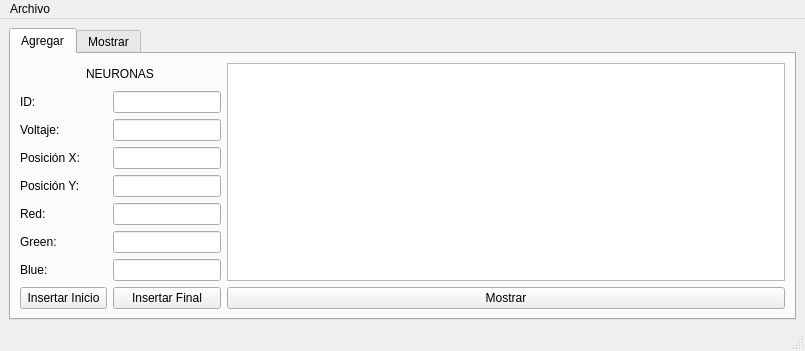
<?xml version="1.0" encoding="UTF-8"?>
<ui version="4.0">
 <class>MainWindow</class>
 <widget class="QMainWindow" name="MainWindow">
  <property name="geometry">
   <rect>
    <x>0</x>
    <y>0</y>
    <width>805</width>
    <height>351</height>
   </rect>
  </property>
  <property name="windowTitle">
   <string>MainWindow</string>
  </property>
  <widget class="QWidget" name="centralwidget">
   <layout class="QGridLayout" name="gridLayout_2">
    <item row="0" column="0">
     <widget class="QTabWidget" name="tabWidget">
      <property name="currentIndex">
       <number>0</number>
      </property>
      <widget class="QWidget" name="tab">
       <attribute name="title">
        <string>Agregar</string>
       </attribute>
       <layout class="QGridLayout" name="gridLayout">
        <item row="0" column="1" colspan="3">
         <widget class="QLabel" name="label">
          <property name="text">
           <string>NEURONAS</string>
          </property>
         </widget>
        </item>
        <item row="0" column="4" rowspan="8">
         <widget class="QPlainTextEdit" name="mallaMostrar"/>
        </item>
        <item row="1" column="0">
         <widget class="QLabel" name="label_2">
          <property name="text">
           <string>ID:</string>
          </property>
         </widget>
        </item>
        <item row="1" column="2" colspan="2">
         <widget class="QLineEdit" name="datoId"/>
        </item>
        <item row="2" column="0" colspan="2">
         <widget class="QLabel" name="label_3">
          <property name="text">
           <string>Voltaje:</string>
          </property>
         </widget>
        </item>
        <item row="2" column="2" colspan="2">
         <widget class="QLineEdit" name="datoVoltaje"/>
        </item>
        <item row="3" column="0">
         <widget class="QLabel" name="label_4">
          <property name="text">
           <string>Posición X:</string>
          </property>
         </widget>
        </item>
        <item row="3" column="2" colspan="2">
         <widget class="QLineEdit" name="datoPosicionX"/>
        </item>
        <item row="4" column="0">
         <widget class="QLabel" name="label_5">
          <property name="text">
           <string>Posición Y:</string>
          </property>
         </widget>
        </item>
        <item row="4" column="2" colspan="2">
         <widget class="QLineEdit" name="datoPosicionY"/>
        </item>
        <item row="5" column="0" colspan="2">
         <widget class="QLabel" name="label_6">
          <property name="text">
           <string>Red:</string>
          </property>
         </widget>
        </item>
        <item row="5" column="2" colspan="2">
         <widget class="QLineEdit" name="datoRed"/>
        </item>
        <item row="6" column="0">
         <widget class="QLabel" name="label_7">
          <property name="text">
           <string>Green:</string>
          </property>
         </widget>
        </item>
        <item row="6" column="2" colspan="2">
         <widget class="QLineEdit" name="datoGreen"/>
        </item>
        <item row="7" column="0" colspan="2">
         <widget class="QLabel" name="label_8">
          <property name="text">
           <string>Blue:</string>
          </property>
         </widget>
        </item>
        <item row="7" column="2" colspan="2">
         <widget class="QLineEdit" name="datoBlue"/>
        </item>
        <item row="8" column="4">
         <widget class="QPushButton" name="mostrarNeuronas">
          <property name="text">
           <string>Mostrar</string>
          </property>
         </widget>
        </item>
        <item row="8" column="0" colspan="2">
         <widget class="QPushButton" name="insertarInicio">
          <property name="text">
           <string>Insertar Inicio</string>
          </property>
         </widget>
        </item>
        <item row="8" column="2" colspan="2">
         <widget class="QPushButton" name="insertarFinal">
          <property name="text">
           <string>Insertar Final</string>
          </property>
         </widget>
        </item>
       </layout>
      </widget>
      <widget class="QWidget" name="tab_2">
       <property name="enabled">
        <bool>true</bool>
       </property>
       <attribute name="title">
        <string>Mostrar</string>
       </attribute>
       <widget class="QTableWidget" name="tableWidget">
        <property name="geometry">
         <rect>
          <x>220</x>
          <y>10</y>
          <width>521</width>
          <height>231</height>
         </rect>
        </property>
       </widget>
       <widget class="QPushButton" name="BotonMostrardelatabla">
        <property name="geometry">
         <rect>
          <x>20</x>
          <y>50</y>
          <width>171</width>
          <height>31</height>
         </rect>
        </property>
        <property name="text">
         <string>Mostrar de la tabla</string>
        </property>
       </widget>
       <widget class="QPushButton" name="BotonBuscardelatabla">
        <property name="geometry">
         <rect>
          <x>20</x>
          <y>140</y>
          <width>171</width>
          <height>31</height>
         </rect>
        </property>
        <property name="text">
         <string>Buscar por ID</string>
        </property>
       </widget>
       <widget class="QLineEdit" name="idBusqueda">
        <property name="geometry">
         <rect>
          <x>20</x>
          <y>190</y>
          <width>171</width>
          <height>31</height>
         </rect>
        </property>
        <property name="placeholderText">
         <string> ID</string>
        </property>
        <property name="clearButtonEnabled">
         <bool>false</bool>
        </property>
       </widget>
      </widget>
     </widget>
    </item>
   </layout>
  </widget>
  <widget class="QMenuBar" name="menubar">
   <property name="geometry">
    <rect>
     <x>0</x>
     <y>0</y>
     <width>805</width>
     <height>22</height>
    </rect>
   </property>
   <widget class="QMenu" name="menuArchivo">
    <property name="title">
     <string>Archivo</string>
    </property>
    <addaction name="actionAbrir"/>
    <addaction name="actionGuardar"/>
   </widget>
   <addaction name="menuArchivo"/>
  </widget>
  <widget class="QStatusBar" name="statusbar"/>
  <action name="actionAbrir">
   <property name="text">
    <string>Abrir</string>
   </property>
   <property name="shortcut">
    <string>Ctrl+O</string>
   </property>
  </action>
  <action name="actionGuardar">
   <property name="text">
    <string>Guardar</string>
   </property>
   <property name="shortcut">
    <string>Ctrl+G</string>
   </property>
  </action>
 </widget>
 <resources/>
 <connections/>
</ui>
